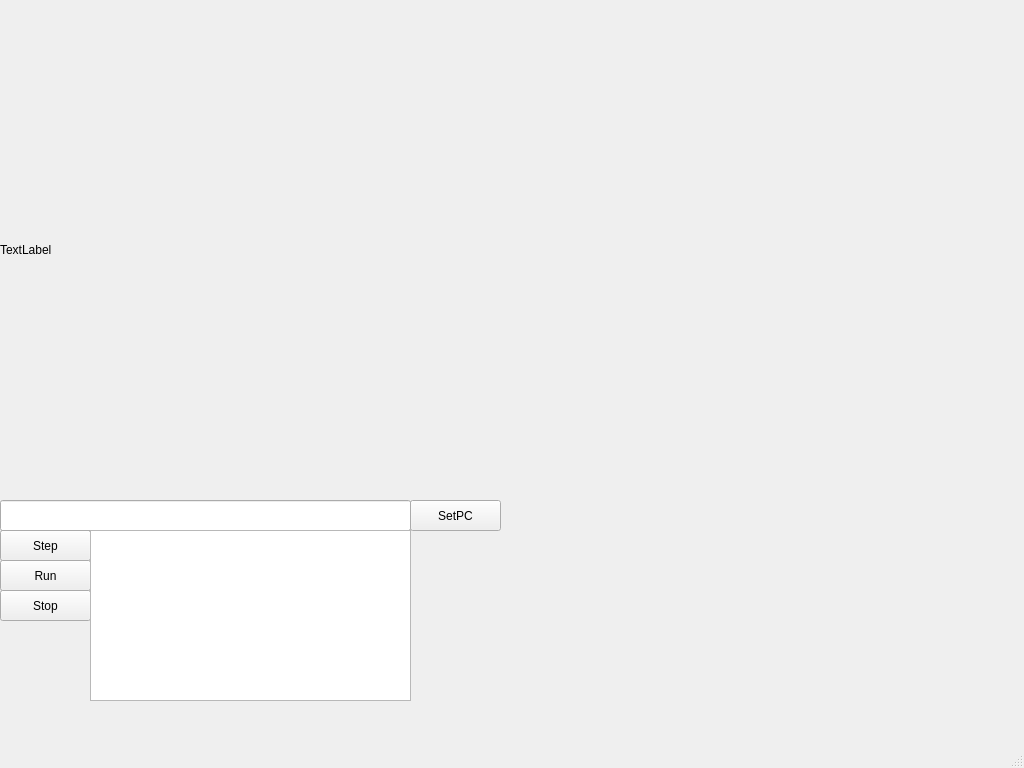
<?xml version="1.0" encoding="UTF-8"?>
<ui version="4.0">
 <class>MainWindow</class>
 <widget class="QMainWindow" name="MainWindow">
  <property name="geometry">
   <rect>
    <x>0</x>
    <y>0</y>
    <width>1024</width>
    <height>768</height>
   </rect>
  </property>
  <property name="windowTitle">
   <string>MainWindow</string>
  </property>
  <widget class="QWidget" name="centralwidget">
   <widget class="QLabel" name="display">
    <property name="geometry">
     <rect>
      <x>0</x>
      <y>0</y>
      <width>500</width>
      <height>500</height>
     </rect>
    </property>
    <property name="text">
     <string>TextLabel</string>
    </property>
   </widget>
   <widget class="QPushButton" name="setPcButton">
    <property name="geometry">
     <rect>
      <x>410</x>
      <y>500</y>
      <width>91</width>
      <height>31</height>
     </rect>
    </property>
    <property name="text">
     <string>SetPC</string>
    </property>
   </widget>
   <widget class="QPushButton" name="stepButton">
    <property name="geometry">
     <rect>
      <x>0</x>
      <y>530</y>
      <width>91</width>
      <height>31</height>
     </rect>
    </property>
    <property name="text">
     <string>Step</string>
    </property>
   </widget>
   <widget class="QPushButton" name="runButton">
    <property name="geometry">
     <rect>
      <x>0</x>
      <y>560</y>
      <width>91</width>
      <height>31</height>
     </rect>
    </property>
    <property name="text">
     <string>Run</string>
    </property>
   </widget>
   <widget class="QPushButton" name="stopButton">
    <property name="geometry">
     <rect>
      <x>0</x>
      <y>590</y>
      <width>91</width>
      <height>31</height>
     </rect>
    </property>
    <property name="text">
     <string>Stop</string>
    </property>
   </widget>
   <widget class="QLineEdit" name="pcEdit">
    <property name="geometry">
     <rect>
      <x>0</x>
      <y>500</y>
      <width>411</width>
      <height>31</height>
     </rect>
    </property>
   </widget>
   <widget class="QListView" name="memoryView">
    <property name="geometry">
     <rect>
      <x>90</x>
      <y>530</y>
      <width>321</width>
      <height>171</height>
     </rect>
    </property>
    <property name="viewMode">
     <enum>QListView::ListMode</enum>
    </property>
   </widget>
  </widget>
  <widget class="QMenuBar" name="menubar">
   <property name="geometry">
    <rect>
     <x>0</x>
     <y>0</y>
     <width>1024</width>
     <height>21</height>
    </rect>
   </property>
  </widget>
  <widget class="QStatusBar" name="statusbar"/>
 </widget>
 <resources/>
 <connections/>
</ui>
